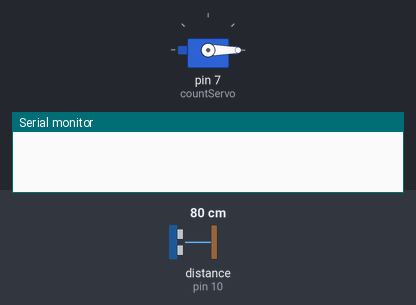
This sketch was run on a simulated Arduino Uno, built with avr-gcc and run on an emulated ATmega328P. Shown: servo, the last lines printed to the serial monitor. The inputs (shaded band) are chosen by the test bench; at power-on: distance to the obstacle (sensor on pin 10) 80 cm. The echo pulse lasts 58.3 µs per cm.

Above: at 0.8 s.
At 1.5 s:
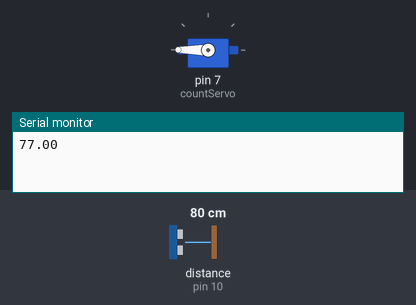
Timing chart, 0 to 3.0 s (numbered marks = the images above):
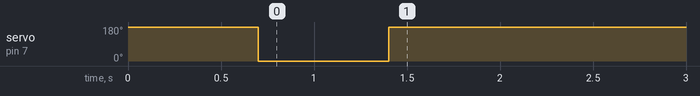

Measured:
- by itself, servo on pin 7 (countServo): 180° → 0° at 0.70 s, → 180° 0.70 s later

The sketch:

code.ino
```cpp
#include <NewPing.h> // Provides Accurate, Non-blocking sensor data from the Ultrasonic Sensor
#include <Ewma.h>    // Smoothing library - used to remove jitter from sensor data
#include <cppQueue.h> // Queue Library - used to implment mean subttraction so sensor can work in more sinks.

#include <Servo.h>

#define TRIGGER_PIN  9  // Arduino pin tied to trigger pin on the ultrasonic sensor.
#define ECHO_PIN     10  // Arduino pin tied to echo pin on the ultrasonic sensor.
#define MAX_DISTANCE 200 // Maximum distance we want to ping for (in centimeters). Maximum sensor distance is rated at 400-500cm.


#define IMPLEMENTATION FIFO //Queue implementation as First in First out
#define OVERWRITE      true //Queue will overwrite oldest value when full


int queue_length = 20;
int num_buffer_frames = 50;
int frames_since_launch = 0;
boolean isFirstLaunch = true;
int difference_threshold = 15; //the amount of deviation from the mean that will trigger the countdown.


NewPing sonar(TRIGGER_PIN, ECHO_PIN, MAX_DISTANCE);
Servo countServo;
Queue window(sizeof(float), queue_length, IMPLEMENTATION, OVERWRITE);

Ewma adcFilter1(0.05); //filter used to smooth sensor data

void setup() {

  Serial.begin(115200);

  //attach pin 7 to servo and sweep it to indicate that the timer is on
  countServo.attach(7);
  countServo.write(180);
  delay(700);
  countServo.write(0);
  delay(700);
  countServo.write(180);

  //start with a clear queue.
  clearQueue();

}

void loop() {
  delay(50); // Wait 50ms between ultrasonic pings (about 20 pings/sec).

  float filtered1 = adcFilter1.filter(sonar.ping_cm()); //get filtered data from the sensor
  float filtered_mean_removed_value = filtered1 - meanZero(filtered1); //subtract the mean so sensor data is centered around zero.
  //This allows the sensor to adjust to different environments and look for change rather than a preset threshold.

  Serial.println(filtered_mean_removed_value);
  if (isFirstLaunch) {
    frames_since_launch++;
  }
  //If the sensor reads something significantly different from what it's normally seeing (the empty sink)
  //we start the countdown!
  if (filtered_mean_removed_value > 15 || filtered_mean_removed_value < -15) {
    if (!isFirstLaunch) {
      countdownServo();
    }

  }

  if (frames_since_launch >= num_buffer_frames) {
    isFirstLaunch = false;
  }

}


//helper function to calculate a moving mean.
int meanZero(float smoothedVal) {

  window.push(&smoothedVal); //push the most recent reading into the queue

  int retval = 0;

  //iterate through the queue and add values to return val
  for (int i = 0; i < queue_length; i++) {
    float for_mean;
    window.peekIdx(&for_mean, i);
    retval = retval + (int)for_mean;
  }

  //calculate the mean and return.
  int mean = retval / queue_length;

  return mean;
}

void clearQueue() {
  for (int i = 0; i < queue_length; i++) {
    float queue_zeroer = 0;
    window.push(&queue_zeroer);
  }
}

//this moves the servo 4.5 degrees every half second
//to smooth out the movemnt (vs 9 degrees every second)
//for 20 seconds.
void countdownServo() {
  Serial.println("Counting down");
  int halfseconds = 40;

  for (int i = halfseconds; i >= 0; i--) {

    countServo.write((int)(i * 4.5));
    delay(500);
  }

  //reset the servo, clear the queue
  countServo.write(180);
  clearQueue();
  delay(700);
  frames_since_launch = 0;
  isFirstLaunch = true;
}
```
